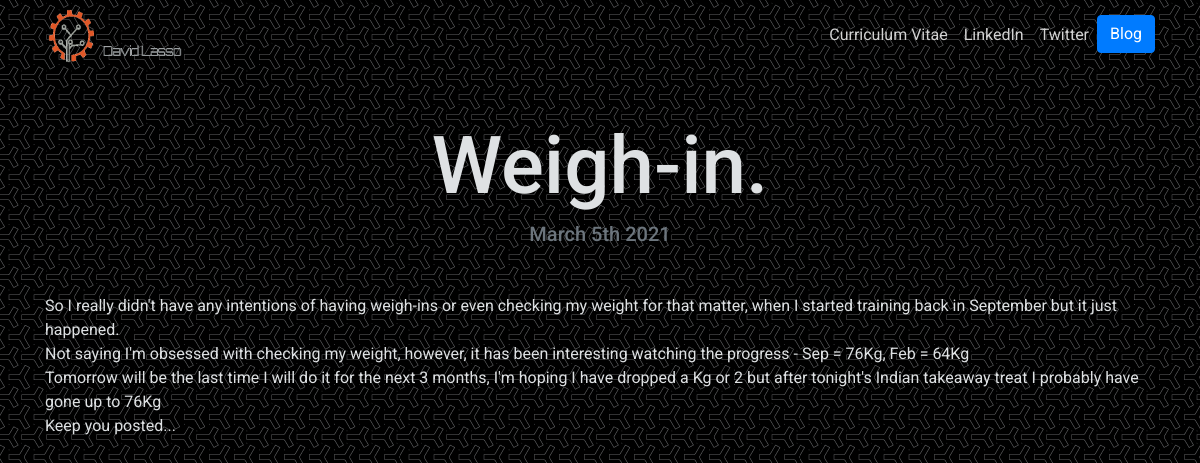
The app's page /blog/9/, older data.
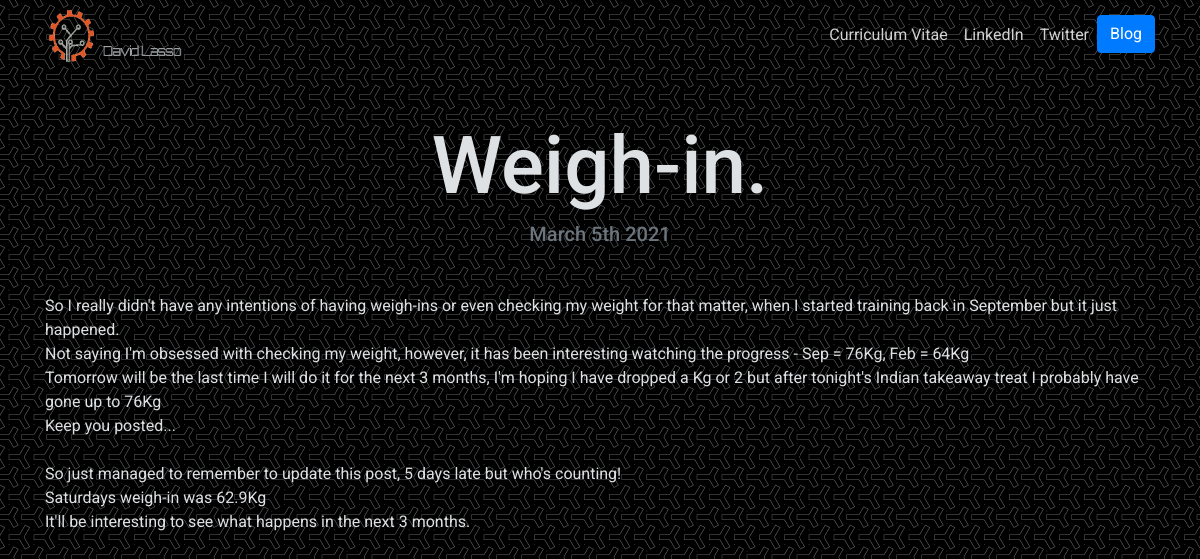
The same page, newer data.
### blog/models.py (models this page shows, shortened)
class Blog(models.Model):
	title = models.CharField(max_length=200)
	description = models.TextField()
	date = models.DateField()

### blog/views.py (the view)
# urls.py: path('<int:blog_id>/', views.detail, name='detail'),
def detail(request, blog_id):
	blog = get_object_or_404(Blog, pk=blog_id)
	return render(request, 'blog/detail.html', {'blog':blog})

### blog/templates/blog/detail.html
{% extends 'wsite/base.html' %}
{% block content %}
<h1 class="text-center mt-5" id="blogdetailtitle">{{ blog.title }}</h1>
<h5 class="text-center text-muted mb-5">{{ blog.date|date:'F jS Y' }}</h5>
{{ blog.description|safe }}
{% endblock %}

Row changes from the older to the newer data that the page shows:
changed Blog "Weigh-in.": description "…76Kg Keep you posted..." → "…76Kg Keep you posted... So just managed to remember to update this post, 5 days late but who's counting! Saturdays weigh-in was 62.9Kg It'll be interesting to see what happens in the next 3 months."
